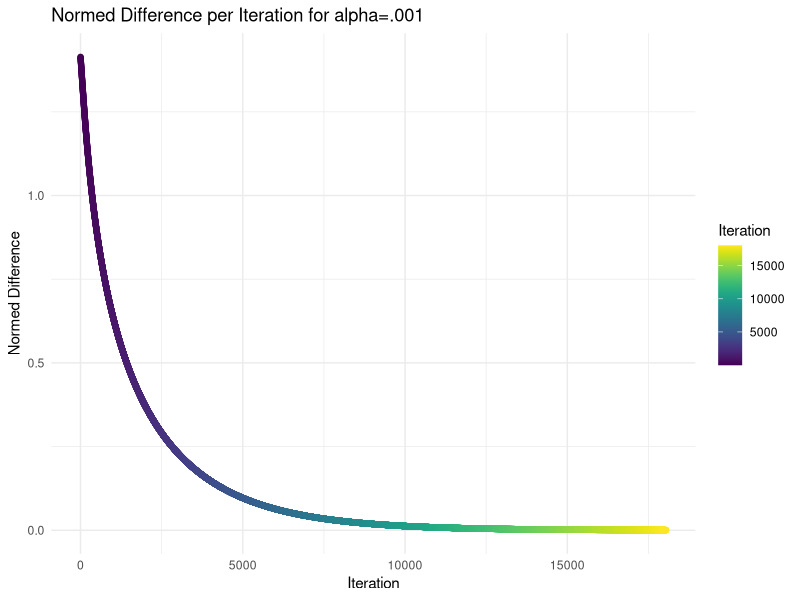
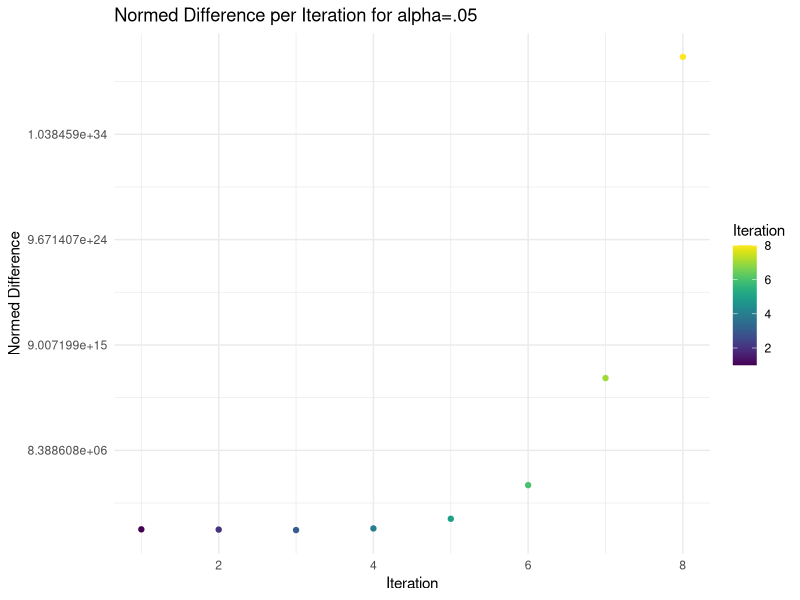
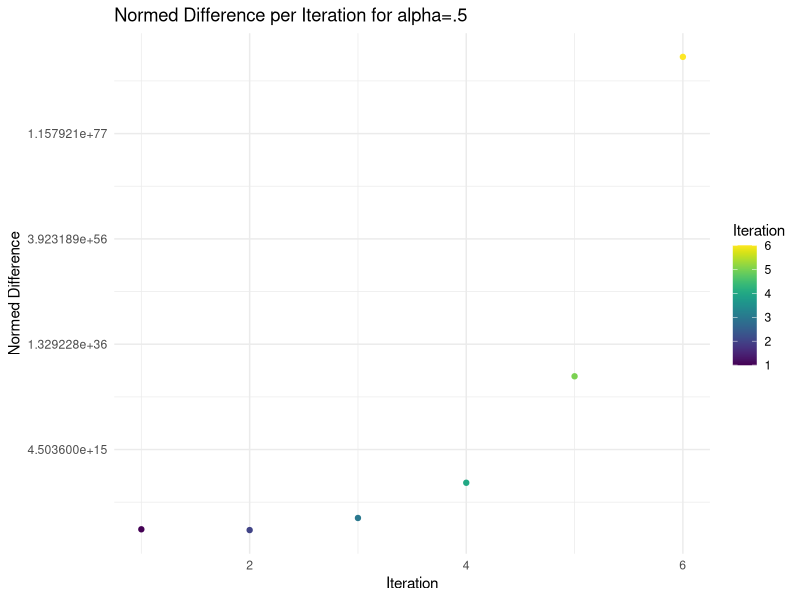
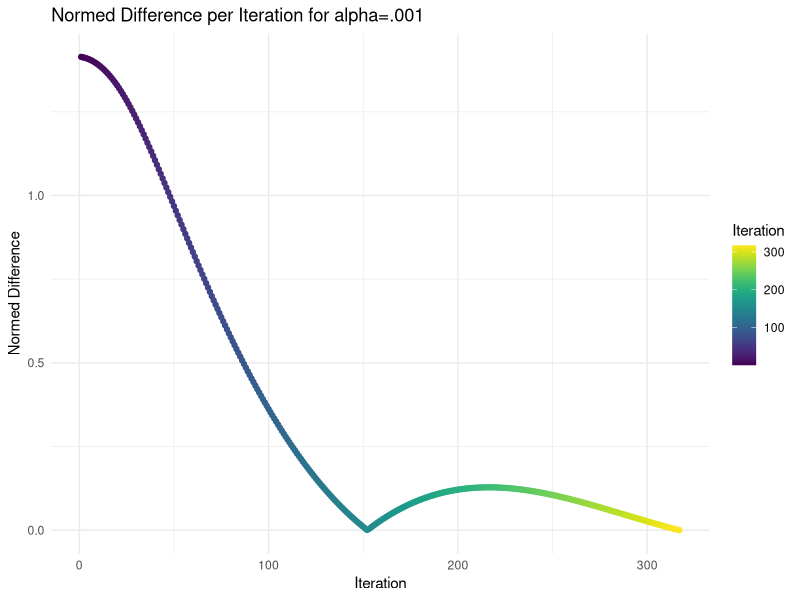
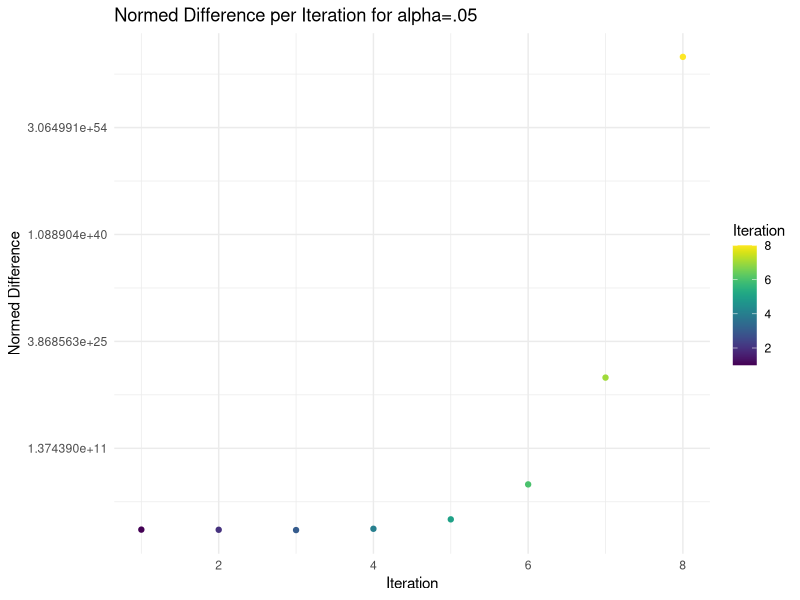
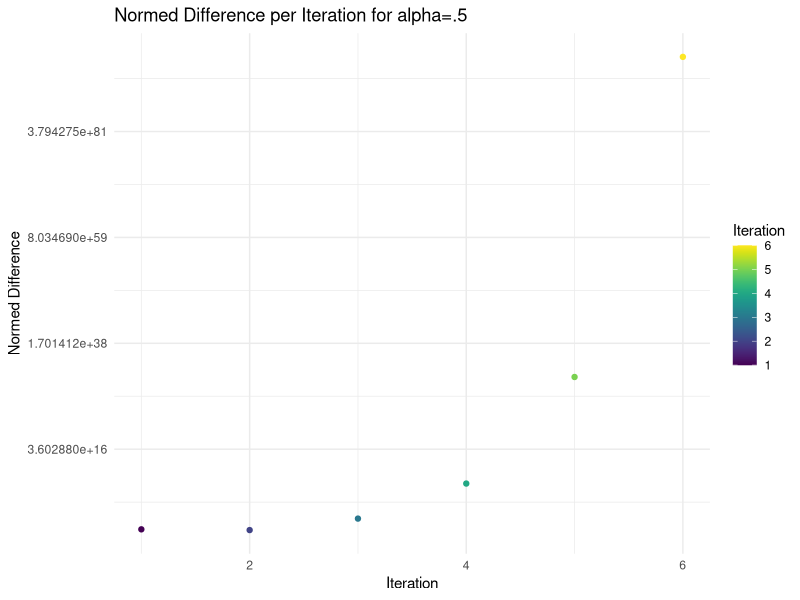

Recreate these plots in R, in order.
## ---- chunk 1
knitr::opts_chunk$set(echo = TRUE)
library(tidyverse)
library(viridis)
## ---- chunk 2
func  <- function(x){
  100*(x[2] -x[1]^2)^2 + (1-x[1])^2
}
gradient <- function(x){
  c(400*x[1]^3-400*x[1]*x[2]+2*x[1]-2,200*x[2]-200*x[1]^2)
}

GradDecent <- function(f, grad, x0, alpha){
  x <- t(matrix(x0))
  gradnorm <- norm(grad(x0), type="2")
  gradnorm_k <- gradnorm
  k=1
  while (gradnorm_k >= gradnorm*10^(-4) && gradnorm_k<10^100){
    x <- rbind(x,x[k,]-alpha*(grad(x[k,])))
    gradnorm_k <- norm(grad(x[k+1,]), type="2")
    k <- k+1
  }
  x
}

xsol <- GradDecent(func, gradient, c(0,0), .001)
xsol2 <- GradDecent(func, gradient, c(0,0), .05)
xsol3 <- GradDecent(func, gradient, c(0,0), .5)

xsol <- data.frame(xsol)
xsol2 <- data.frame(xsol2)
xsol3 <- data.frame(xsol3)
xsol["t"] <- 1:18043
xsol2["t"] <- 1:8
xsol3["t"] <- 1:6
xsol["diff"] <- sqrt((xsol$X1-1)^2+(xsol$X2-1)^2)
xsol2["diff"] <- sqrt((xsol2$X1-1)^2+(xsol2$X2-1)^2)
xsol3["diff"] <- sqrt((xsol3$X1-1)^2+(xsol3$X2-1)^2)
## ---- chunk 3
ggplot(xsol) +
  geom_point(aes(y=diff,x=t, color=t)) +
  scale_color_viridis() +
  labs(title="Normed Difference per Iteration for alpha=.001",
       x="Iteration",y="Normed Difference",color="Iteration") +
  theme_minimal()

ggplot(xsol2) +
  geom_point(aes(y=diff,x=t, color=t)) +
  scale_color_viridis() +
  scale_y_continuous(trans='log2') +
  labs(title="Normed Difference per Iteration for alpha=.05",
       x="Iteration",y="Normed Difference",color="Iteration") +
  theme_minimal()

ggplot(xsol3) +
  geom_point(aes(y=diff,x=t, color=t)) +
  scale_color_viridis() +
  scale_y_continuous(trans='log2') +
  labs(title="Normed Difference per Iteration for alpha=.5",
       x="Iteration",y="Normed Difference",color="Iteration") +
  theme_minimal()
## ---- chunk 4
GradDecentNesterov <- function(f, grad, x0, alpha){
  x <- t(matrix(x0))
  y <- t(matrix(x0))
  d <- 1
  gradnorm <- norm(grad(x0), type="2")
  gradnorm_k <- gradnorm
  k=1
  while (gradnorm_k >= gradnorm*10^(-4) && gradnorm_k<10^100){
    x <- rbind(x,y[k,]-alpha*(grad(y[k,])))
    gradnorm_k <- norm(grad(x[k+1,]), type="2")
    dold <- d
    d <- (1+sqrt(1+4*dold^2))/2
    y <- rbind(y,x[k+1,]+((dold-1)/d)*(x[k+1,]-x[k,]))
    k <- k+1
  }
  x
}

nxsol <- GradDecentNesterov(func, gradient, c(0,0), .001)
nxsol2 <- GradDecentNesterov(func, gradient, c(0,0), .05)
nxsol3 <- GradDecentNesterov(func, gradient, c(0,0), .5)

nxsol <- data.frame(nxsol)
nxsol2 <- data.frame(nxsol2)
nxsol3 <- data.frame(nxsol3)
nxsol["t"] <- 1:317
nxsol2["t"] <- 1:8
nxsol3["t"] <- 1:6
nxsol["diff"] <- sqrt((nxsol$X1-1)^2+(nxsol$X2-1)^2)
nxsol2["diff"] <- sqrt((nxsol2$X1-1)^2+(nxsol2$X2-1)^2)
nxsol3["diff"] <- sqrt((nxsol3$X1-1)^2+(nxsol3$X2-1)^2)
## ---- chunk 5
ggplot(nxsol) +
  geom_point(aes(y=diff,x=t, color=t)) +
  scale_color_viridis() +
  labs(title="Normed Difference per Iteration for alpha=.001",
       x="Iteration",y="Normed Difference",color="Iteration") +
  theme_minimal()

ggplot(nxsol2) +
  geom_point(aes(y=diff,x=t, color=t)) +
  scale_color_viridis() +
  scale_y_continuous(trans='log2') +
  labs(title="Normed Difference per Iteration for alpha=.05",
       x="Iteration",y="Normed Difference",color="Iteration") +
  theme_minimal()

ggplot(nxsol3) +
  geom_point(aes(y=diff,x=t, color=t)) +
  scale_color_viridis() +
  scale_y_continuous(trans='log2') +
  labs(title="Normed Difference per Iteration for alpha=.5",
       x="Iteration",y="Normed Difference",color="Iteration") +
  theme_minimal()
